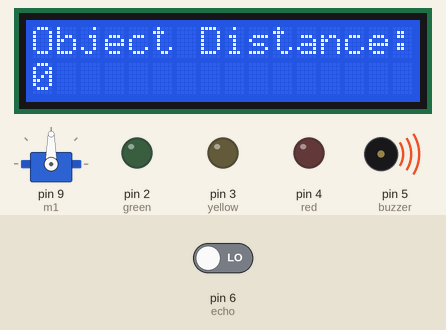
This sketch was run on a simulated Arduino Uno, built with avr-gcc and run on an emulated ATmega328P. Shown: servo, 16×2 character LCD, output pins drawn as LEDs (lit = HIGH), buzzer (waves = sounding). The inputs (shaded band) are chosen by the test bench; at power-on: pin 6 (echo) LOW. Pins used as bus, display or sensor lines are not drawn; what the sketch prints to the serial monitor is not drawn.

Above: at 1.23 s.
At 1.8 s:
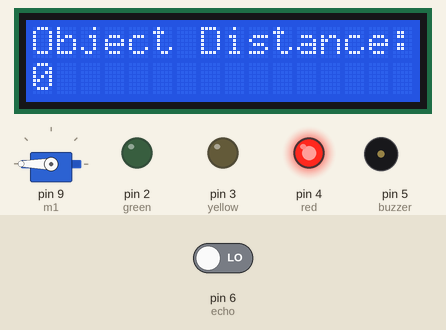
At 128.96 s:
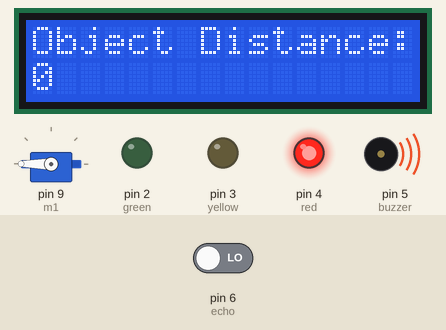
Timing chart, 0 to 130.0 s (numbered marks = the images above):
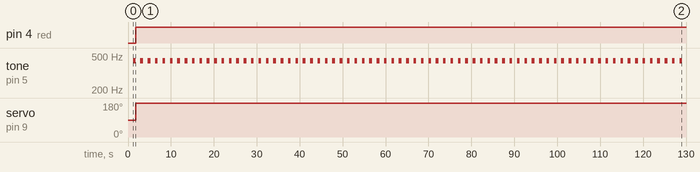

Measured:
- by itself, pin 4 (red): LOW → HIGH at 1.8 s
- by itself, tone on pin 5 (buzzer): repeats every 1.7 s: 2 × (silent 0.10 s, 440 Hz 0.10 s), silent 1.2 s, 440 Hz 0.10 s
- by itself, servo on pin 9 (m1): 90° → 180° at 1.8 s

The sketch:

Arduino_GS_02.ino
```cpp
// Incluindo bibliotecas nécessarias, como a do LCD e a do Servo Motor
#include <LiquidCrystal_I2C.h>
#include <Servo.h>

// Definindo as entradas do Ultrassonic
#define trig 7
#define echo 6

// Definindo portas dos Led's e do Buzzer
#define red 4
#define yellow 3
#define green 2
#define buzzer 5

// Definindo a entrada do Servo Motor
#define m1 9
#define servoPin 9

// Configurando tela LCD
LiquidCrystal_I2C lcd(0x27,16,2);
Servo gate;


void gL(){ //Ativa o Led Verde
  digitalWrite(red, LOW);
  digitalWrite(yellow, LOW);
  digitalWrite(green, HIGH);
}

void yL(){ //Ativa o Led Amarelo
  digitalWrite(red, LOW);
  digitalWrite(yellow, HIGH);
  digitalWrite(green, LOW);
}

void rL(){ //Ativa o Led Vermelho
  digitalWrite(red, HIGH);
  digitalWrite(yellow, LOW);
  digitalWrite(green, LOW);
}

void beep(){ //Definindo informações básicas do buzzer
  for(int i = 0; i < 3; i++){ //Definindo que o som toque 3 vezes por segundo
      tone(buzzer,440);
      delay(100);
      noTone(buzzer);
      delay(100);
    }
}

//Configurando a posição que os Servos Motores vão iniciar e quantos graus irão girar
void noTurn(){
  gate.write(0);
}

void openD(){
  gate.write(180);
}

void setup()
{ //Configurações básicas do Void Setup
  pinMode(trig, OUTPUT);
  pinMode(red, OUTPUT);
  pinMode(yellow, OUTPUT);
  pinMode(green, OUTPUT);
  pinMode(buzzer, OUTPUT);
  pinMode(m1, OUTPUT);
  pinMode(echo, INPUT);
  gate.attach(servoPin);
  Serial.begin(9600);
  lcd.init();
  lcd.backlight();
}

void loop()
{
  //Trigger do Ultrassónico
  digitalWrite(trig, HIGH);
  delay(100);
  digitalWrite(trig, LOW);

  //Echo do Ultrassónico
  int duration = pulseIn(echo,HIGH);
  int distance = (duration/2)/29.1;

  //display das informações de distância no serial monitor
  Serial.print(distance);
  Serial.println("cm");

  //Distancia do objeto até o ponto de coleta
  lcd.clear();
  lcd.setCursor(0,0);
  lcd.print("Object Distance:");
  lcd.setCursor(0,1);
  lcd.print(distance);


  //Definindo quando os Led's devem ser ligados
   if (distance > 50){ //Led Verde
    noTone(7);
    noTurn();
    gL();
  }
  else if (distance > 10 && distance < 50){ //Led Amarelo
    noTone(7);
    noTurn();
    yL();
  }
  else if(distance < 10){ //Led Vermelho, Zona de coleta
    beep();
    rL();
    openD(); //Ativa o servo Motor para a coleta
  }

}
```
